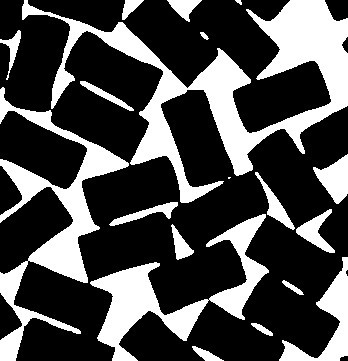
#> input picture 123.jpg, 348 x 361 px
$ python main.py
#> lines starting #> are read from the running program, lines starting #| are printed output that depends on the picture; after the words box and inside, x2 and y2 are one past the last pixel; in counts of white or black regions, pixels touching at a corner belong together
#> further down, img is the input picture: shape (361, 348, 3); min 0, max 255, mean 75.9
'''photo vision branch test'''

import cv2
import numpy as np

def angle_cos(p0, p1, p2):
    d1, d2 = (p0-p1).astype('float'), (p2-p1).astype('float')
    return abs( np.dot(d1, d2) / np.sqrt( np.dot(d1, d1)*np.dot(d2, d2) ) )

def find_squares(img):
    squares = []
    gray = cv2.cvtColor(img, cv2.COLOR_BGR2GRAY)
    # cv2.imshow("gray", gray)

    gaussian = cv2.GaussianBlur(gray, (5, 5), 0)
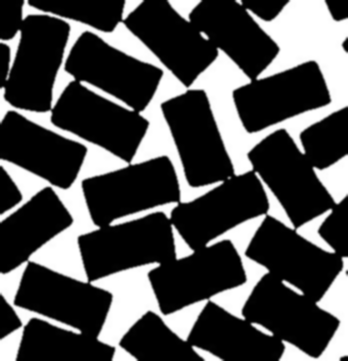
#> gaussian: shape (361, 348); min 0, max 255, mean 75.9

    temp,bin = cv2.threshold(gaussian, 80, 255, cv2.THRESH_BINARY)
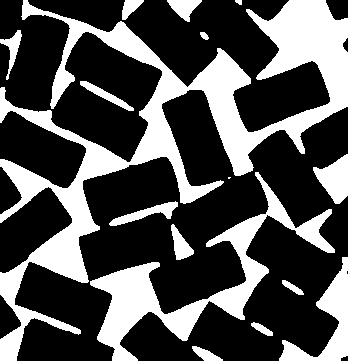
#> bin: shape (361, 348); 32% white; 16 white regions (1 under 20 px)
    # cv2.imshow("bin", bin)

    contours, hierarchy = cv2.findContours(bin, cv2.RETR_CCOMP, cv2.CHAIN_APPROX_SIMPLE)
#> contours = 16 contours, 2 with area under 20; largest, box (x1, y1, x2, y2) and area: (0, 0, 348, 361) 24057, (90, 172, 335, 361) 7870, (279, 257, 348, 361) 2116, (313, 154, 348, 204) 964, (109, 201, 178, 226) 511

    cv2.drawContours( gray, contours, -1, (0, 255, 0), 3 )
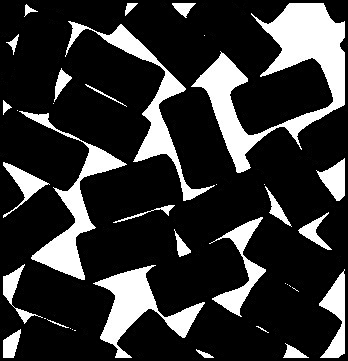
#> gray: shape (361, 348); min 0, max 255, mean 51.8

    #cv2.imshow('contours', gray)
    for cnt in contours:
        cnt_len = cv2.arcLength(cnt, True)
        cnt = cv2.approxPolyDP(cnt, 0.02*cnt_len, True)
        if len(cnt) == 4 and cv2.contourArea(cnt) > 1000 and cv2.isContourConvex(cnt):
            cnt = cnt.reshape(-1, 2)
            max_cos = np.max([angle_cos( cnt[i], cnt[(i+1) % 4], cnt[(i+2) % 4] ) for i in xrange(4)])
            if max_cos < 0.1:
                squares.append(cnt)
#> this loop made 16 passes
#> cnt_len on passes 1, 2, 3, 4, 6, 8, 9, 11, 12, 13, 14, 15: 73.94, 55.7, 56.53, 375.5, 168.7, 1185.7, 142.5, 24.73, 130.1, 18.24, 93.25, 68.28
#> (cnt_len, cnt) on passes 5, 10: (95.25, [[172, 224], [176, 259], [192, 254], [193, 250]]), (133, [[80, 81], [94, 93], [133, 110], [115, 96]])
#> after the loop, squares = []
    return squares

if __name__ == '__main__':
    img = cv2.imread('123.jpg')

    #cv2.imshow("origin", img)

    squares = find_squares(img)
#> squares = []
    print ("Find %d squres" % len(squares))
#| Find 0 squres
    cv2.drawContours(img, squares, -1, (0, 255, 0), 3 )
    cv2.imshow('squares', img)

    cv2.waitKey()

$ run again, with bg.jpg copied over 123.jpg
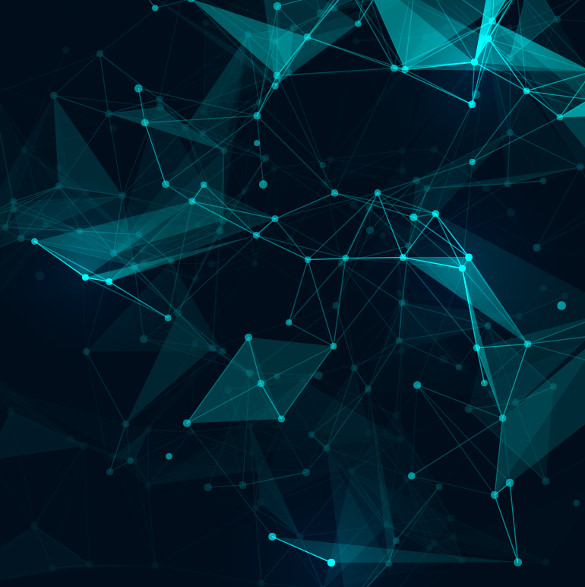
#> input picture bg.jpg, 585 x 587 px
#> img is the input picture: shape (587, 585, 3); mean B, G, R 45.3, 31.8, 1.1
#> in find_squares, `temp,bin = cv2.threshold(gaussian, 80, 255, cv2.THRESH_BINARY)`:
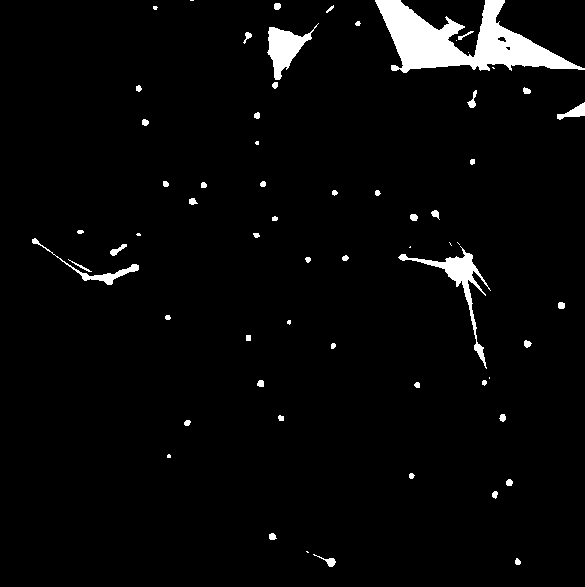
#> bin: shape (587, 585); 3.5% white; 63 white regions (14 under 20 px)
#> contours = 65 contours, 28 with area under 20; largest, box (x1, y1, x2, y2) and area: (375, 0, 585, 73) 6570, (398, 246, 491, 369) 1164, (267, 23, 319, 80) 1118, (32, 238, 139, 285) 380, (557, 102, 585, 120) 184
#> in find_squares, `cv2.drawContours( gray, contours, -1, (0, 255, 0), 3 )`:
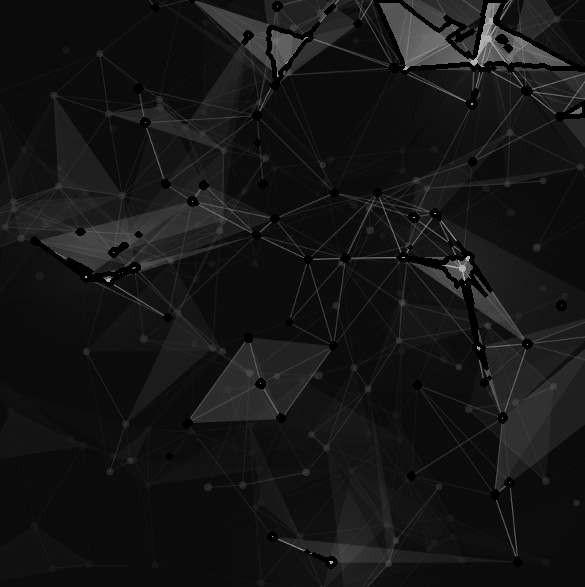
#> gray: shape (587, 585); min 0, max 182, mean 21.5
#> the loop in find_squares, `for cnt in contours:` made 65 passes
#> cnt_len on passes 1, 2, 4, 5, 6, 7, 8, 9: 18.49, 57.7, 22.49, 19.9, 20.49, 16.49, 10.83, 18.49
#> after the loop in find_squares, `for cnt in contours:`: squares = []
#| Find 0 squres
